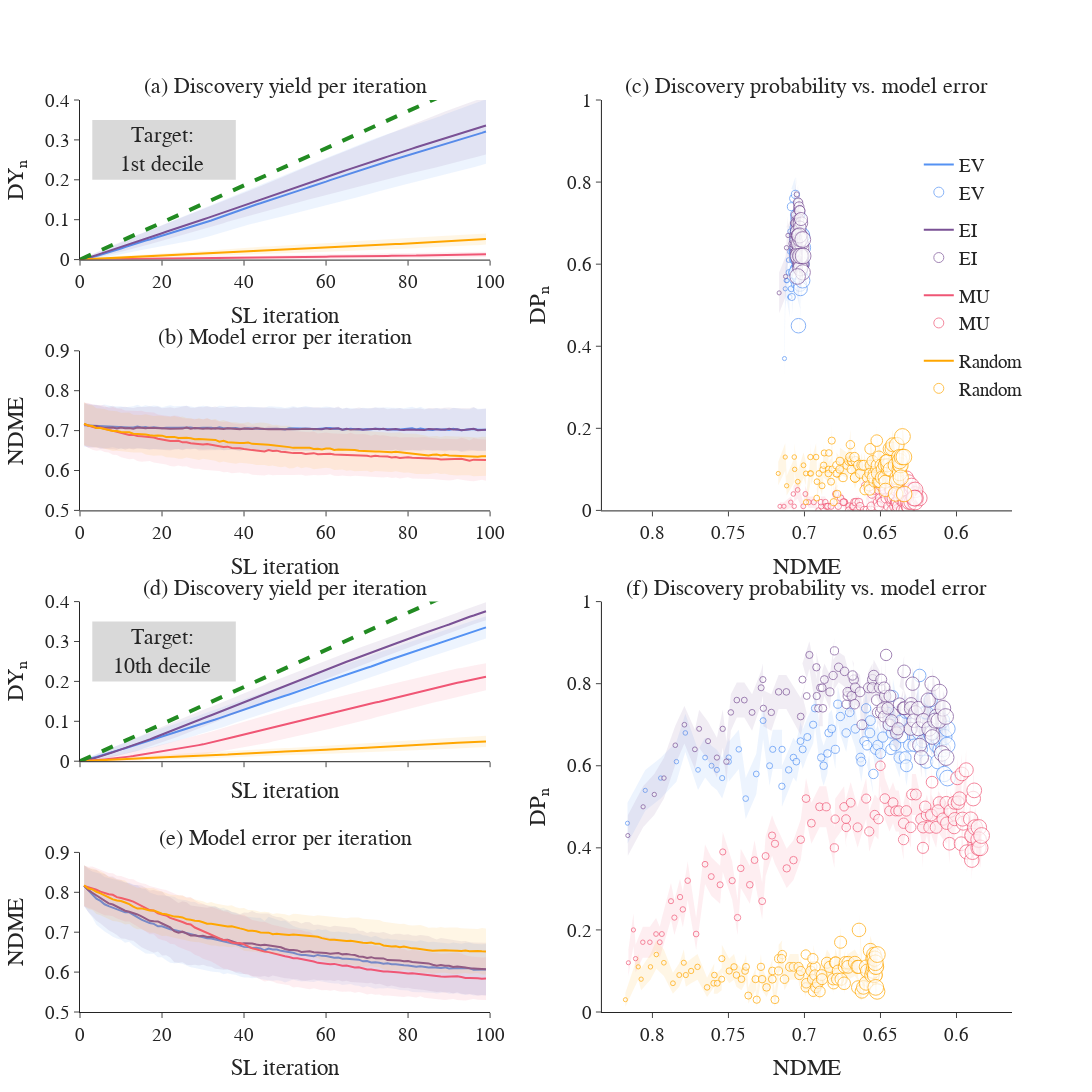

Notebook source saved alongside this figure:
### Code cell
fig = make_subplots(
    rows=4, cols=2,
    specs=[[{}, {'rowspan':2}],
           [{}, None],
           [{}, {'rowspan':2}],
           [{}, None]],
    print_grid=True,
    shared_xaxes=True,
    vertical_spacing=0.1,
    horizontal_spacing=0.12,
    subplot_titles=['(a) Discovery yield per iteration', '(c) Discovery probability vs. model error', '(b) Model error per iteration',
                   '(d) Discovery yield per iteration', '(f) Discovery probability vs. model error', '(e) Model error per iteration']
)

row = 1
for i,j,k in zip(dp_traces, dy_traces, ndme_traces):
    
    for ft in i:
        fig.add_trace(ft, row=row, col=2)

    for it in j:
        fig.add_trace(it, row=row, col=1)

    for it in k:
        fig.add_trace(it, row=1+row, col=1)
    
    row += 2
    
# a perfect selection strategy would select a candidate at every iteration
## for Eg dataset n_targets = 215

benchmark_x_vals = np.linspace(0,215)
slope = 1/215
benchmark_y_vals = slope * benchmark_x_vals
benchmark_trace = go.Scatter(x=benchmark_x_vals, y=benchmark_y_vals, name='perfect SL strategy', 
                             line = dict(color='forestgreen', width=4, dash='dash'),
                            showlegend=False
)

fig.add_trace(benchmark_trace, row=1, col=1)
fig.add_trace(benchmark_trace, row=3, col=1)

fig.update_yaxes(title_text='DY<sub>n</sub>', range=[0, 0.4], row=1, col=1)
fig.update_yaxes(title_text='DY<sub>n</sub>', range=[0, 0.4], row=3, col=1)

fig.update_yaxes(title_text='NDME', range=[0.5, 0.9], row=2, col=1)
fig.update_yaxes(title_text='NDME', range=[0.5, 0.9], row=4, col=1)

fig.update_yaxes(title_text='DP<sub>n</sub>', range=[0,1], row=1, col=2)
fig.update_yaxes(title_text='DP<sub>n</sub>', range=[0,1], row=3, col=2)


fig.update_xaxes(title_text='NDME', autorange='reversed', row=1, col=2)
fig.update_xaxes(title_text='NDME', autorange='reversed', row=3, col=2)

fig.update_xaxes(title_text='SL iteration', range=[0,100], row=2, col=1)
fig.update_xaxes(title_text='SL iteration', range=[0,100], row=4, col=1)
fig.update_xaxes(title_text='SL iteration', range=[0,100], row=1, col=1)
fig.update_xaxes(title_text='SL iteration', range=[0,100], row=3, col=1)


fig.add_shape(type="rect", x0=3, x1=38, y0=0.2, y1=0.35, line_color="black", fillcolor="grey", row=1, col=1)
fig.add_shape(type="rect", x0=3, x1=38, y0=0.2, y1=0.35, line_color="black", fillcolor="grey", row=3, col=1)

fig.add_annotation(
  x=20,
  y=0.275, 
  ax=15,  
  ay=0.3,  
  xref='x',
  yref='y',
  axref='x',
  ayref='y',
    font=dict(size=18),
  showarrow=False,
    text='Target:<br>1st decile',
    row=1,
    col=1
)

fig.add_annotation(
  x=20,
  y=0.275, 
  ax=15,  
  ay=0.3,  
  xref='x',
  yref='y',
  axref='x',
  ayref='y',
    font=dict(size=18),
  showarrow=False,
    text='Target:<br>10th decile',
    row=3,
    col=1
)

fig.update_layout(legend=dict(
    yanchor="top",
    y=0.95,
    xanchor="left",
    x=0.9
))


fig.update_layout(xaxis_showticklabels=True, xaxis2_showticklabels=True, xaxis3_showticklabels=True)

fig.update_annotations(font=dict(family="Barlow Semi Condensed", size=22))
fig.update_layout(font=dict(family="Barlow Semi Condensed", size=19), width=1400, height=1200,  showlegend=True)
fig.write_image(os.path.join('static','fig4-SL_metrics-matbench_expt_gap.png'), scale=2)
fig.show()
